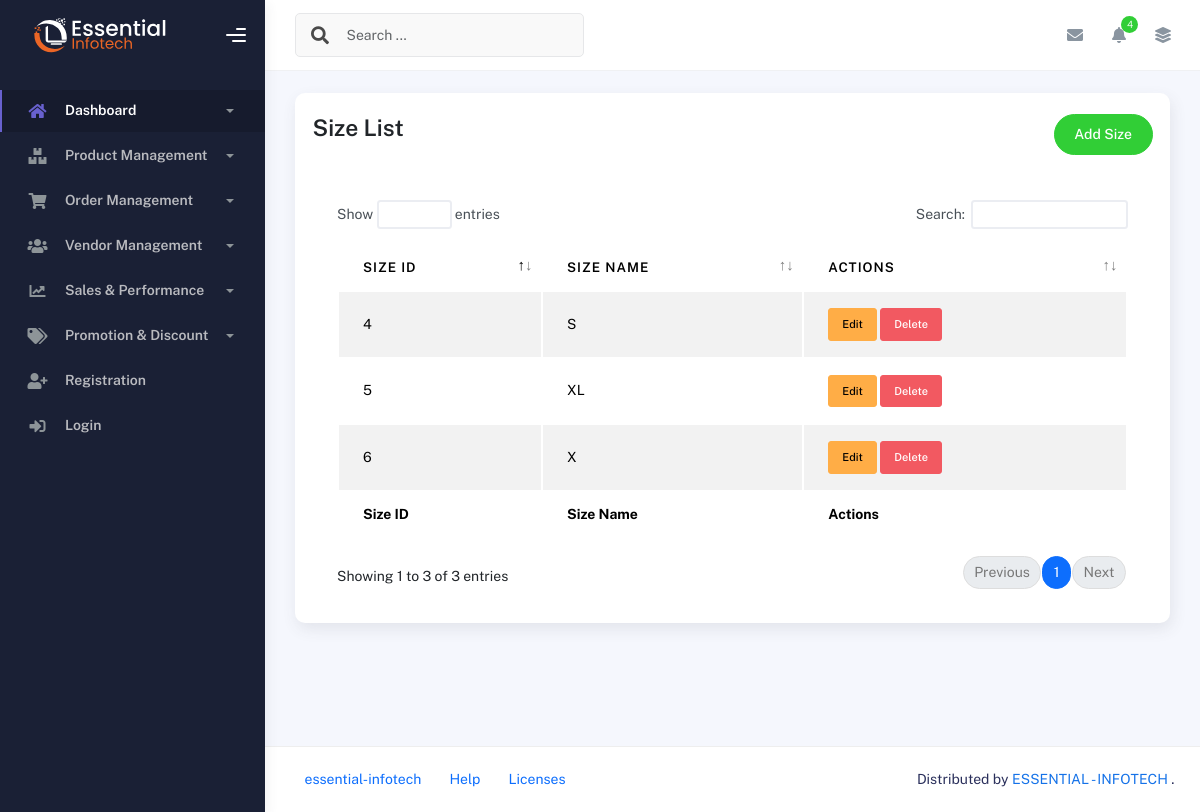
Page /product-management/size/list/ on the committed database.
### product_management/models.py (models this page shows, shortened)
class Size(models.Model):
    size_name = models.CharField(max_length=255)
    created_at = models.DateTimeField(auto_now_add=True)
    updated_at = models.DateTimeField(auto_now=True)

### product_management/views.py (the view)
# urls.py: path('size/list/', size_list, name='size-list'),
def size_list(request):
    size = Size.objects.all()
    return render(request, 'product_management/size.html', {'size':size})

### templates/product_management/size.html (shortened to what this page needs)
{% extends 'base.html' %}
{% block content %}
    <div class="container">
        <div class="page-inner">
            <div class="row">
                <div class="col-md-12">
                    <div class="card p-3">
                        <div class="page-header d-flex justify-content-between p-1">
                            <h3 class="fw-bold mb-3">Size List</h3>
                            <a href="{% url 'size-form' %}" class="btn btn-success btn-round ms-auto text-white" style="text-decoration: none;">
                                Add Size
                            </a>
                        </div>
                        <div class="card-body">
                            <div class="table-responsive">
                                <table id="size-table" class="display table table-striped table-hover">
                                    <thead>
                                        <tr>
                                            <th>Size ID</th>
                                            <th>Size Name</th>
                                            <th>Actions</th>
                                        </tr>
                                    </thead>
                                    <tfoot>
                                        <tr>
                                            <th>Size ID</th>
                                            <th>Size Name</th>
                                            <th>Actions</th>
                                        </tr>
                                    </tfoot>
                                    <tbody>
                                        {% for size in size %}
                                        <tr>
                                            <td><a href="{% url 'size-edit' size.pk %}" class="text-black">{{ size.pk }}</a></td>
                                            <td>{{ size.size_name }}</td>
                                            <td>
                                                <a href="{% url 'size-edit' size.pk %}" class="btn btn-warning btn-sm">Edit</a>
                                                <form action="{% url 'size-delete' size.pk %}" method="post" style="display:inline;"onsubmit="return confirm('Are you sure you want to delete this banner?');">
                                                    <button type="submit" class="btn btn-danger btn-sm">Delete</button>
                                                </form>
                                            </td>
                                        </tr>
                                        {% empty %}
                                        <tr>
                                            <td colspan="3" class="text-center">No sizes available.</td>
                                        </tr>
                                        {% endfor %}
                                    </tbody>
                                </table>
                            </div>
                        </div>
                    </div>
                </div>
            </div>
        </div>
    </div>
{% endblock %}

### rows in the picture
Size: pk "4", size_name "S"
Size: pk "5", size_name "XL"
Size: pk "6", size_name "X"
